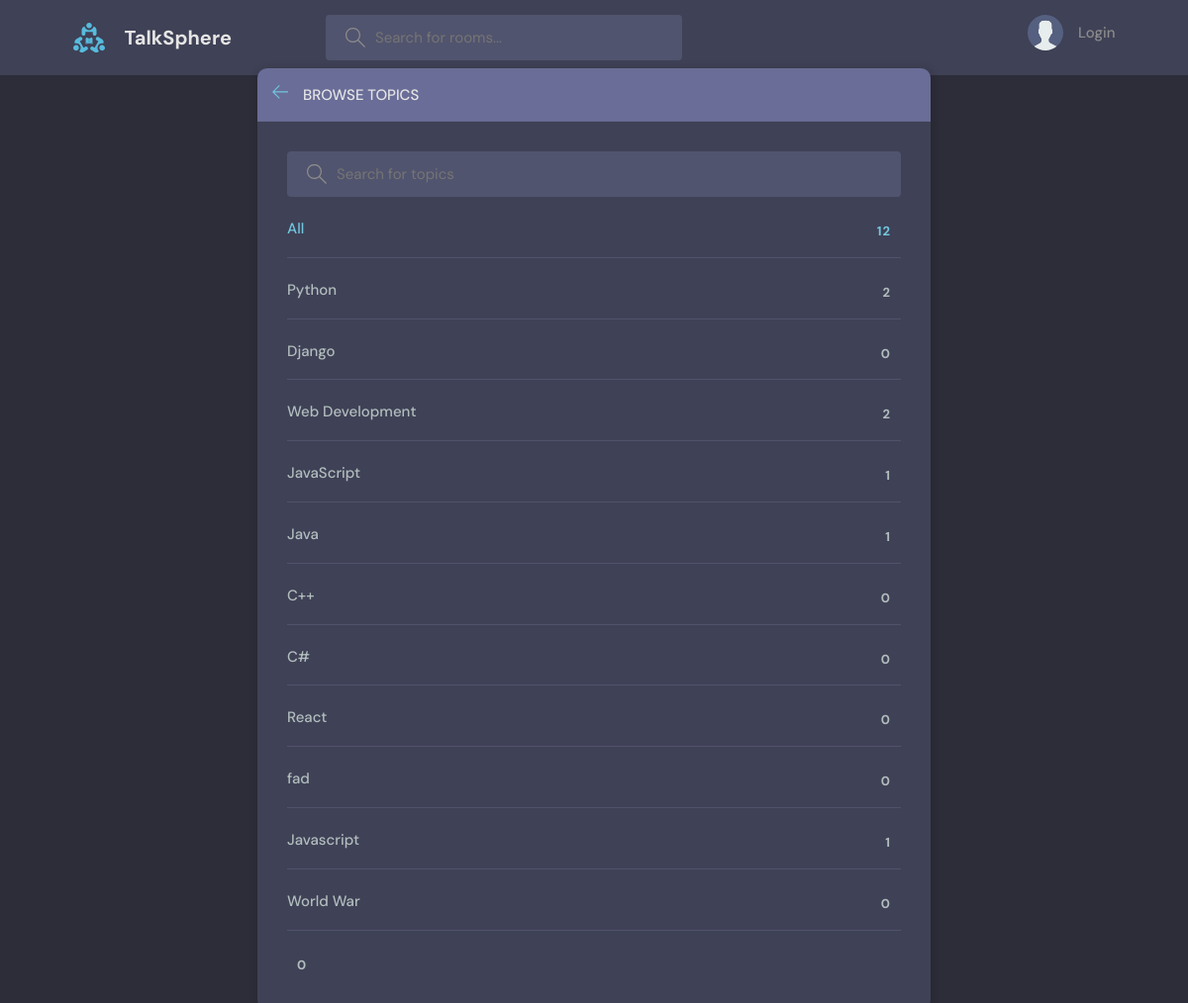
Before: /topics/ with the older database file.
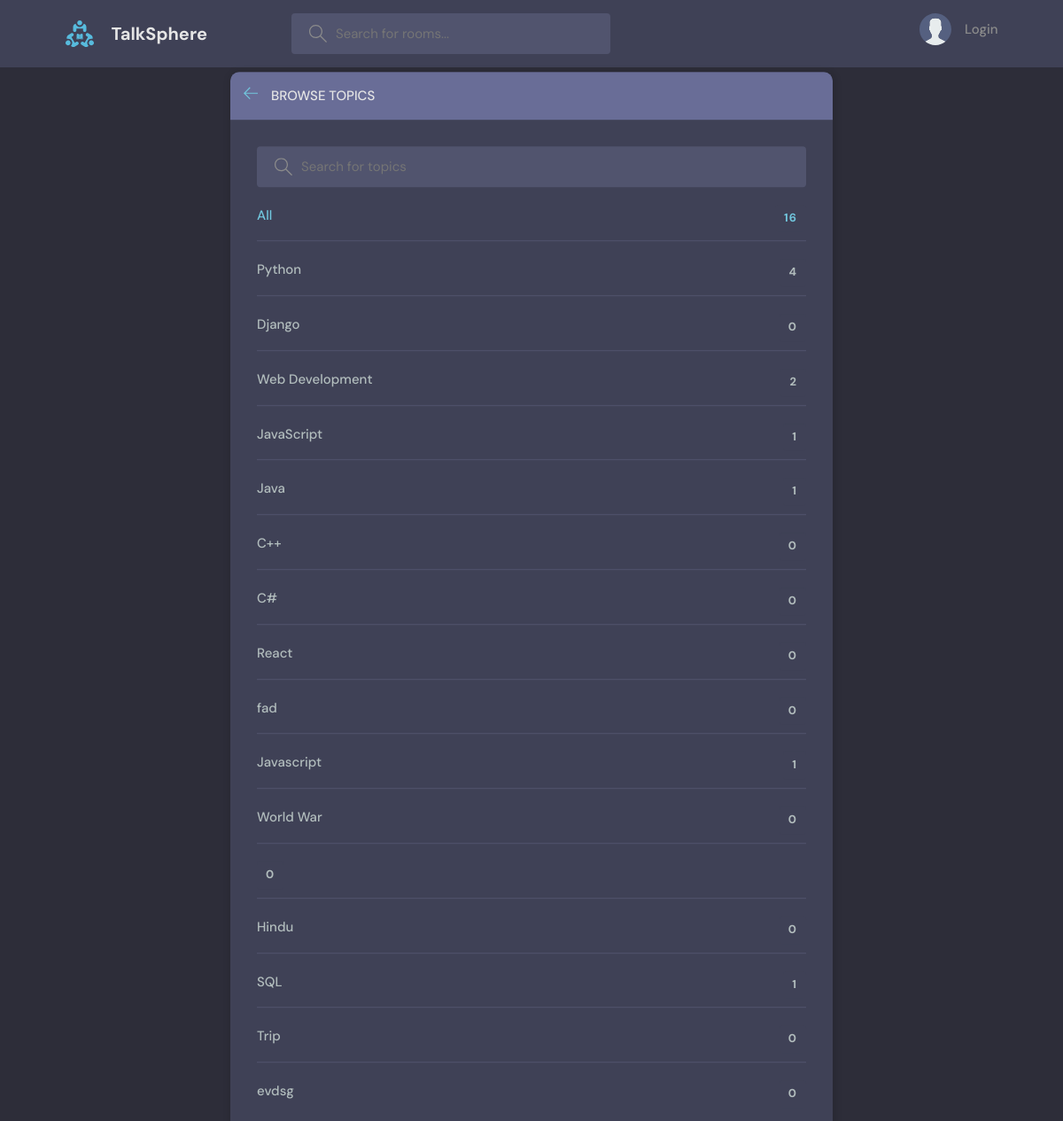
After: the same page with the newer database file.
### base/models.py (models this page shows, shortened)
class Topic(models.Model):
    name = models.CharField(max_length=200)

### base/views.py (the view)
# urls.py: path("topics/",views.topicsPage, name="topics"),
def topicsPage(request):
    q = request.GET.get('q') if request.GET.get('q') != None else ''
    topics = Topic.objects.filter(name__icontains=q)
    return render(request, 'base/topics.html', {'topics': topics})

### base/templates/base/topics.html (shortened to what this page needs)
{% extends 'main.html' %}
{% block content %}
<main class="create-room layout">
  <div class="container">
    <div class="layout__box">
      <div class="layout__boxHeader">
        <div class="layout__boxTitle">
          <a href="{% url 'home' %}">
            <svg version="1.1" xmlns="http://www.w3.org/2000/svg" width="32" height="32" viewBox="0 0 32 32">
              <title>arrow-left</title>
              <path
                d="M13.723 2.286l-13.723 13.714 13.719 13.714 1.616-1.611-10.96-10.96h27.625v-2.286h-27.625l10.965-10.965-1.616-1.607z"
              ></path>
            </svg>
          </a>
          <h3>Browse Topics</h3>
        </div>
      </div>
      <div class="topics-page layout__body">
        <form action="" method="GET" class="header__search">
          <label>
            <input name="q" placeholder="Search for topics" />
          </label>
        </form>
        <ul class="topics__list">
          <li>
            <a href="{% url 'topics' %}" class="active">All <span>{{ topics.count }}</span></a>
          </li>
          {% for topic in topics %}
          <li>
            <a href="{% url 'home' %}?q={{topic.name}}">{{ topic.name }}<span>{{topic.room_set.all.count}}</span></a>
          </li>
          {% endfor %}
        </ul>
      </div>
    </div>
  </div>
</main>
{% endblock content %}

Changed rows visible on the page:
computed for Topic "Python": room_set.all.count "2" → "4"
added Topic: name "Hindu", room_set.all.count "0"
added Topic: name "SQL", room_set.all.count "1"
added Topic: name "Trip", room_set.all.count "0"
added Topic: name "evdsg", room_set.all.count "0"
Other visible differences:
{{ topics.count }}: "12" → "16"
